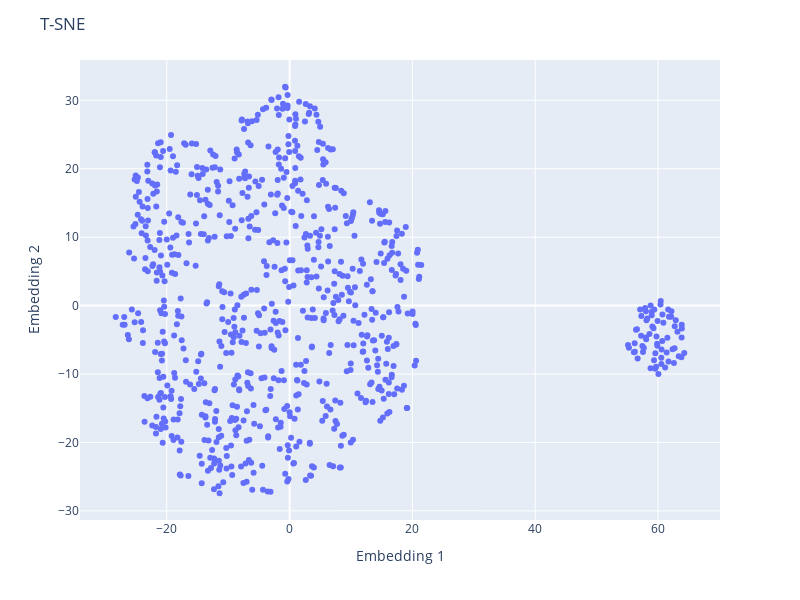

Source (notebook cell):
### Markdown cell above
Utilizando o TSNE, no seguinte gráfico podemos ver a existência de 2 agrupamentos de dados isolados um do outro. Comparativamente com o PCA, é notável a agregação destes dados e a sua coesão.

### Code cell
tsne = TSNE(n_components=2, perplexity=30, random_state=1, n_jobs=-1)
df_tsne = tsne.fit_transform(df_scaled)

df_tsne = pd.DataFrame(df_tsne, columns=['Embedding 1', 'Embedding 2'])

fig = px.scatter(df_tsne, x=df_tsne['Embedding 1'], y=df_tsne["Embedding 2"], width=800, height=600)
fig.update_layout(
    title="T-SNE",
    xaxis_title="Embedding 1",
    yaxis_title="Embedding 2",
)
fig.show()

### Figure 1 — Plotly figure (JSON) as saved in the notebook; plotly's stock layout.template omitted (floating-point values rounded to 4 significant figures; data arrays with more than 128 entries replaced by an {"elided": "..."} marker saying what was removed)
{"data": [{"hovertemplate": "Embedding 1=%{x}<br>Embedding 2=%{y}<extra></extra>", "legendgroup": "", "marker": {"color": "#636efa", "symbol": "circle"}, "mode": "markers", "name": "", "orientation": "v", "showlegend": false, "type": "scatter", "x": {"elided": "800 float values"}, "xaxis": "x", "y": {"elided": "800 float values"}, "yaxis": "y"}], "layout": {"height": 600, "legend": {"tracegroupgap": 0}, "margin": {"t": 60}, "title": {"text": "T-SNE"}, "width": 800, "xaxis": {"anchor": "y", "domain": [0, 1], "title": {"text": "Embedding 1"}}, "yaxis": {"anchor": "x", "domain": [0, 1], "title": {"text": "Embedding 2"}}}}
